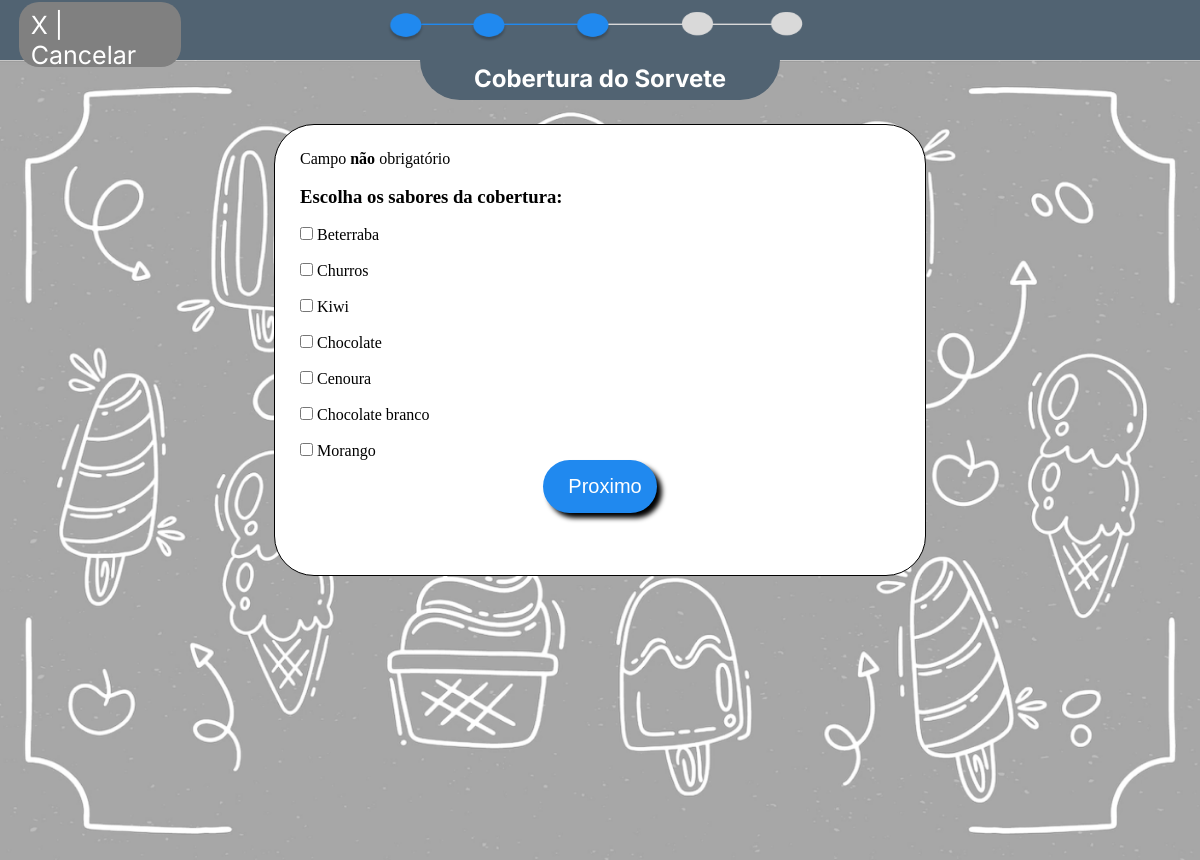
The page /pedir/coberturaSorvete.php (signed in) on the database its author committed.
### tables this page shows
CREATE TABLE `coberturas` (
  `id` int(11) NOT NULL,
  `nome` varchar(666) NOT NULL,
  `preco` decimal(10,2) NOT NULL
);

### classes/isfrio.php (called while the page is built, shortened)
<?php
class isfrio{
    public function procurarCoberturas(){
        global $pdo;
        $sql= $pdo->prepare("SELECT * FROM coberturas");
        $sql-> execute();
        if($sql->rowCount()>0):
            $dados = $sql->fetchAll();
            return $dados;
        else:
            return [];
        endif;
    }
}
?>

### pedir/coberturaSorvete.php (the view, shortened to what this page needs)
<?php
    require_once '../classes/isfrio.php';
    $u = new isfrio();
?>
<!DOCTYPE html>
<html lang="pt-br">
<head>
    <link rel="stylesheet" href="../styles/pedir1.css">
</head>
<body>
    <div id="navegador">
        <a href="../home.php" id="cancelar"><p>X | Cancelar</p></a>
        <img src="../imagens/navegador3.png" id="imgNavegador" alt="" width="450px" height="50px">
    </div>
    <div id="background">
        <div id="etapa">
            <h2>Cobertura do Sorvete</h2>
        </div>
        <div id="campo">
        <form method="post">
        <p>Campo <strong>não</strong> obrigatório</p>
        <br>
        <h3>Escolha os sabores da cobertura:</h3>
            <?php
                $u->conectar("isfrio", "localhost", "root", "");
                $coberturas = $u->procurarCoberturas();
                for($i=0; $i<count($coberturas); $i++){
                    $nome = $coberturas[$i]["nome"];
                    $id = $coberturas[$i]["id"];
                    echo "
                    <br>
                        <input type='checkbox' name='coberturas[]' value='$id' id='$id'>
                        <label for='$id'>$nome</label>
                    <br>
                    ";
                }
            ?>
                <input type="submit" value="Proximo" name="proximo" class="btnProximo">
            </form>
        </div>
    </div>
</body>
</html>

### styles/pedir1.css (style rules this page uses)
* { padding: 0px; margin: 0px; }
#navegador { display: grid; grid-template-columns: 1fr 1fr 1fr; background-color: rgb(81,99,114); height: 60px; }
#imgNavegador { grid-column-start: 2; grid-column-end: 3; }
#cancelar { grid-column-start: 1; grid-column-end: 1; margin-top: 2px; margin-left: 5%; text-decoration: none; color: white; font-size: 25px; font-family: 'Inter', sans-serif; background-color: gray; height: 63%; width: 38%; padding: 8px; border-radius: 20px; padding-left: 12px; }
#etapa { background-color: rgb(81,99,114); margin-left: 35%; margin-right: 35%; height: 40px; border-top: none; border-bottom-right-radius: 50px; border-bottom-left-radius: 50px; color: white; }
#background { background-image: url('../imagens/backgroundMontar.png'); background-size: 100% 100%; display: block; height:auto; width:auto; background-repeat: no-repeat; min-width: 100vh; min-height: 100vh; }
h2 { padding-top: 1%; text-align: center; font-family: 'Inter', sans-serif; }
#campo { padding-bottom: 2%; }
form { padding: 25px; background-color: white; margin-top: 2%; margin-left: auto; margin-right: auto; width: 6em; width: 600px; border: 1px solid black; border-radius: 40px; height:auto; overflow:hidden; min-height: 400px; }
.btnProximo { background-color: rgb(32, 137, 239); color: white; font-size: 20px; border: none; border-radius: 50px; box-shadow: 5px 5px 5px black; padding: 15px; padding-left: 25px; padding-rigth: 25px; display: block; margin-left: auto; margin-right: auto; }

### rows shown on the page
coberturas: nome "Beterraba"
coberturas: nome "Churros"
coberturas: nome "Kiwi"
coberturas: nome "Chocolate"
coberturas: nome "Cenoura"
coberturas: nome "Chocolate branco"
coberturas: nome "Morango"
